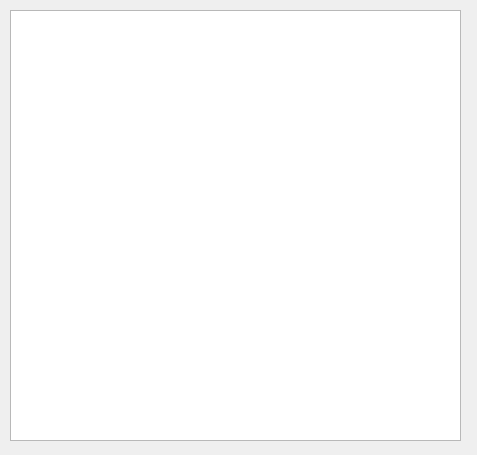
<?xml version="1.0" encoding="UTF-8"?>
<ui version="4.0">
 <class>ServerWidget</class>
 <widget class="QDialog" name="ServerWidget">
  <property name="geometry">
   <rect>
    <x>0</x>
    <y>0</y>
    <width>477</width>
    <height>455</height>
   </rect>
  </property>
  <property name="windowTitle">
   <string>Dialog</string>
  </property>
  <widget class="QTextEdit" name="textEdit">
   <property name="geometry">
    <rect>
     <x>10</x>
     <y>10</y>
     <width>451</width>
     <height>431</height>
    </rect>
   </property>
  </widget>
 </widget>
 <resources/>
 <connections/>
</ui>
